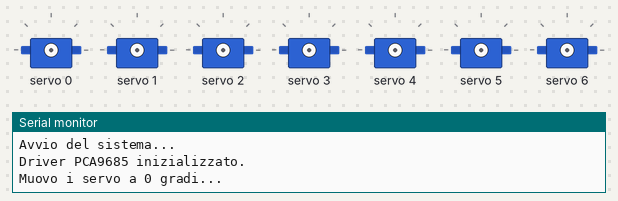
Bench run of a sketch on a simulated Arduino Uno, built with avr-gcc and run on an emulated ATmega328P. Shown: 7 × servo, the last lines printed to the serial monitor.

Above: at 0.15 s.
At 1.25 s:
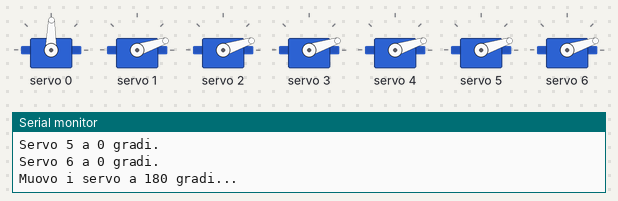
At 2.35 s:
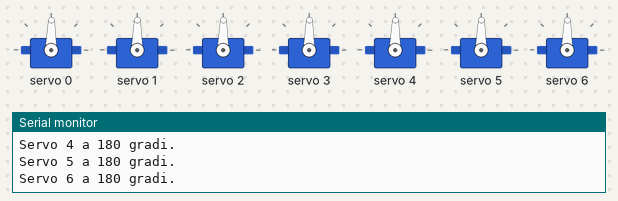
Timing chart, 0 to 5.3 s (numbered marks = the images above):
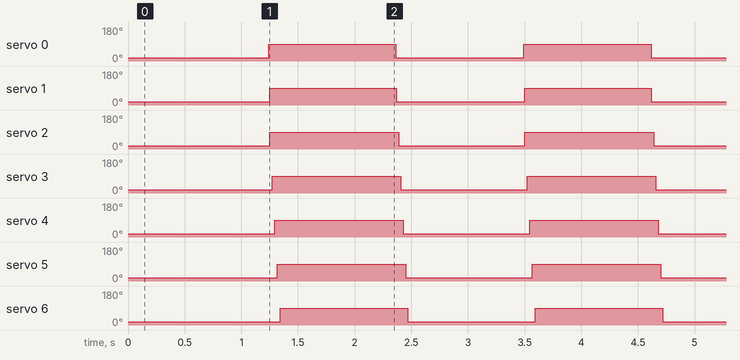

Measured:
- by itself, servo 0–6: alternates 89° for 1.1 s and 18° for 1.1 s

The sketch:

DemoServo.ino
```cpp
#include <Wire.h>
#include <Adafruit_PWMServoDriver.h>

Adafruit_PWMServoDriver pwm = Adafruit_PWMServoDriver();

// Definisci il canale per il servo
const int servoChannels[7] = {0, 1, 2, 3, 4, 5, 6};

// Limiti del segnale PWM per i gradi del servo
const int SERVOMIN = 150;  // Pulse length per 0 gradi
const int SERVOMAX = 300;  // Pulse length per 180 gradi

void setup() {
  Serial.begin(9600);
  Serial.println("Avvio del sistema...");

  Wire.begin();  // Inizializza il bus I2C
  pwm.begin();   // Inizializza il driver PCA9685
  pwm.setPWMFreq(50);  // Frequenza per il controllo dei servo (in Hz)

  delay(100);
  Serial.println("Driver PCA9685 inizializzato.");
}

void loop() {
  // Porta il servo a 0 gradi
  Serial.println("Muovo i servo a 0 gradi...");
  for (int i = 0; i < 7; i++) {
    pwm.setPWM(servoChannels[i], 0, SERVOMIN);
    Serial.print("Servo ");
    Serial.print(i);
    Serial.println(" a 0 gradi.");
  }
  delay(1000);  // Aspetta 1 secondo

  // Porta il servo a 180 gradi
  Serial.println("Muovo i servo a 180 gradi...");
  for (int i = 0; i < 7; i++) {
    pwm.setPWM(servoChannels[i], 0, SERVOMAX);
    Serial.print("Servo ");
    Serial.print(i);
    Serial.println(" a 180 gradi.");
  }
  delay(1000);  // Aspetta 1 secondo

  Serial.println("Ciclo completato.");
}
```
